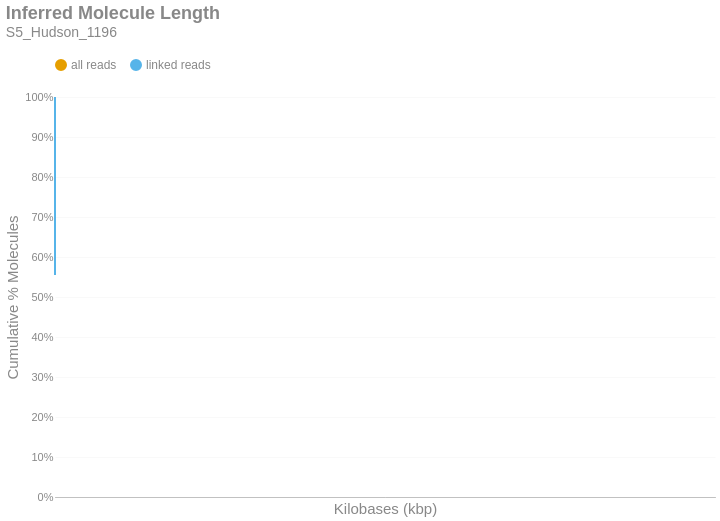

Notebook code for this chart:
### Markdown cell above
### Inferred Molecule Length
This is the cumulative frequency distribution of molecule lengths inferred from the first and last alignment positions along a contig for all alignments associated with a single linked-read barcode on a given contig.There are two distributions: one with `all` the alignments (yellow) and another with only `linked reads` (blue). The percent of molecules in the `linked reads` distribution is relative to the total number of linked molecules.

### Code cell
if SKIPLR:
    print_html(f"Skipped")
else:
    binned_df = consolidated_hist(valids['length_inferred']/1000, mask, 10, True)
    binned_df = binned_df.with_columns(
        pl.when(pl.col('bin').cast(pl.Utf8) == '0').then(pl.lit('1')).otherwise(pl.col('bin').cast(pl.Utf8)).alias('bin')
    )
    with SafeRender(binned_df):
        (
            density_plot(binned_df, 'Inferred Molecule Length', samplename, 'inferredlen')
            .transform_calculate(bin_kb='datum.bin / 1000')
            .encode(
                x=alt.X('bin_kb:Q', title="Kilobases (kbp)").scale(type='log', padding=0).axis(labelAngle=-40),
                y=alt.Y('value:Q', title='Cumulative % Molecules')
                    .axis(format='%')
                    .stack(False)
                    .scale(domainMin=0, domainMax=1,padding=0),
                color=alt.Color("key:N").scale(domain = ["all reads", "linked reads"]),
                tooltip = [
                    alt.Tooltip("key:N", title = "Data Type"),
                    alt.Tooltip("range_label:N", title="Kilobases"),
                    alt.Tooltip("value:Q", format = ".2%", title="% Molecules (Cum.)")
                ]
            )
        ).display()

### Figure 1 — Vega-Lite specification as saved in the notebook (floating-point values rounded to 4 significant figures; data arrays with more than 128 entries replaced by an {"elided": "..."} marker saying what was removed)
{"width": "container", "height": 400, "config": {"title": {"anchor": "start", "dy": -15, "fontSize": 18, "color": "#888888", "subtitleColor": "#888888", "subtitleFontSize": 14}, "arc": {"fill": "#0072B2"}, "axis": {"domainColor": "#888888", "domainWidth": 0.5, "gridWidth": 0.2, "grid": false, "titleFontWeight": 400, "titleFontSize": 15, "labelFontSize": 11, "labelColor": "#888888", "tickColor": "#888888", "tickWidth": 0.2, "titleColor": "#888888"}, "axisBand": {"grid": false}, "axisX": {"grid": true, "tickSize": 10, "domainCap": "round"}, "axisY": {"domain": false, "grid": true, "tickSize": 0, "domainCap": "round"}, "background": "transparent", "header": {"labelFontSize": 15, "labelColor": "#888888", "titleFontSize": 15, "titleFontWeight": 600, "titleColor": "#888888"}, "legend": {"labelFont": "sans-serif", "labelFontSize": 12, "labelColor": "#888888", "symbolSize": 100, "symbolType": "circle", "titleFontSize": 12, "titlePadding": 10, "titleColor": "#888888", "title": null, "orient": "top"}, "range": {"category": ["#E69F00", "#56B4E9", "#009E73", "#F0E442", "#0072B2", "#D55E00", "#CC79A7", "#000000"], "diverging": ["#cfe8f3", "#a2d4ec", "#73bfe2", "#46abdb", "#1696d2", "#12719e"]}, "area": {"fill": "#0072B2", "fillOpacity": 0.7, "line": true, "strokeOpacity": 0.7}, "line": {"color": "#0072B2", "stroke": "#0072B2", "strokeWidth": 2}, "trail": {"color": "#0072B2", "stroke": "#0072B2", "strokeWidth": 0, "size": 1}, "point": {"filled": true, "fillOpacity": 1.0, "size": 95}, "text": {"color": "#888888", "fontSize": 11, "align": "right", "fontWeight": 400, "size": 11}, "bar": {"fill": "#0072B2", "stroke": null}, "view": {"stroke": null, "continuousWidth": 660, "continuousHeight": 400}}, "data": {"name": "data-7d1da3e82bfc6643b2306fcb7657d735"}, "mark": {"type": "line", "interpolate": "monotone", "point": {"opacity": 0, "size": 275}}, "encoding": {"color": {"field": "key", "scale": {"domain": ["all reads", "linked reads"]}, "type": "nominal"}, "tooltip": [{"field": "key", "title": "Data Type", "type": "nominal"}, {"field": "range_label", "title": "Kilobases", "type": "nominal"}, {"field": "value", "format": ".2%", "title": "% Molecules (Cum.)", "type": "quantitative"}], "x": {"axis": {"labelAngle": -40}, "field": "bin_kb", "scale": {"type": "log", "padding": 0}, "title": "Kilobases (kbp)", "type": "quantitative"}, "y": {"axis": {"format": "%"}, "field": "value", "scale": {"domainMin": 0, "domainMax": 1, "padding": 0}, "stack": false, "title": "Cumulative % Molecules", "type": "quantitative"}}, "params": [{"name": "param_c36ac31b6afebe62", "select": {"type": "point", "fields": ["key"]}, "bind": "legend"}], "title": {"text": "Inferred Molecule Length", "subtitle": "S5_Hudson_1196"}, "transform": [{"fold": ["all reads (cumsum)", "linked reads (cumsum)"]}, {"calculate": "replace(datum.key, ' (cumsum)', '')", "as": "key"}, {"filter": {"param": "param_c36ac31b6afebe62"}}, {"calculate": "datum.bin / 1000", "as": "bin_kb"}], "usermeta": {"embedOptions": {"downloadFileName": "S5_Hudson_1196.inferredlen"}}, "$schema": "https://vega.github.io/schema/vega-lite/v6.1.0.json", "datasets": {"data-7d1da3e82bfc6643b2306fcb7657d735": {"elided": "776 records"}}}
